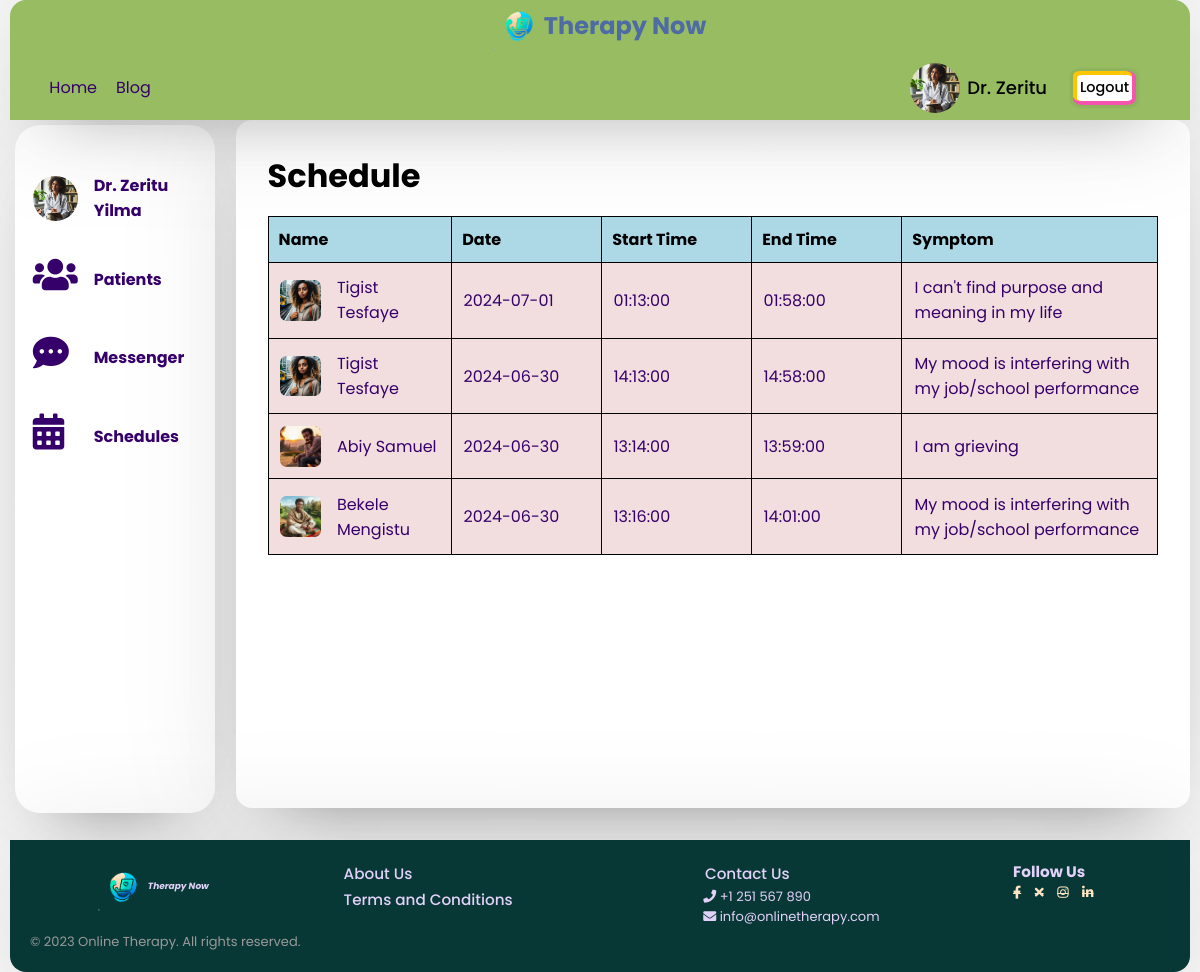
The app's page /profile.php?link=schedule (signed in) with its own data.
### tables this page shows
CREATE TABLE `therapist` (
  `unique_id` int(11) NOT NULL,
  `fname` text NOT NULL,
  `lname` text NOT NULL,
  `email` text NOT NULL,
  `password` text NOT NULL,
  `specialization` text DEFAULT NULL,
  `img` text DEFAULT NULL,
  `phone` text DEFAULT NULL,
  `status` text DEFAULT NULL,
  `r_date` date DEFAULT curdate(),
  `r_time` time DEFAULT curtime(),
  `gender` varchar(30) NOT NULL,
  `birthDate` int(11) NOT NULL
);

CREATE TABLE `appointment` (
  `id` int(11) NOT NULL,
  `user_id` int(11) DEFAULT NULL,
  `therapist_id` int(11) DEFAULT NULL,
  `date` date NOT NULL,
  `start_time` time NOT NULL,
  `end_time` time NOT NULL,
  `r_date` date DEFAULT curdate(),
  `r_time` time DEFAULT curtime(),
  `symptom` varchar(500) NOT NULL
);

CREATE TABLE `users` (
  `user_id` int(11) NOT NULL,
  `unique_id` int(255) NOT NULL,
  `fname` varchar(255) NOT NULL,
  `lname` varchar(255) NOT NULL,
  `email` varchar(255) NOT NULL,
  `password` varchar(255) NOT NULL,
  `img` varchar(255) NOT NULL,
  `status` varchar(255) NOT NULL,
  `gender` varchar(10) DEFAULT NULL,
  `birthdate` date DEFAULT NULL,
  `relationship` varchar(100) DEFAULT NULL,
  `r_date` date DEFAULT curdate(),
  `r_time` time DEFAULT curtime()
);

### profile/schedule.php (the view, shortened to what this page needs)
<?php
$id = $_SESSION['unique_id'];
$output = "";
$sqlD = "SELECT * FROM therapist LEFT JOIN appointment ON therapist.unique_id = appointment.therapist_id WHERE appointment.therapist_id = $id ORDER BY appointment.date DESC";
$queryD = mysqli_query($conn, $sqlD);
while ($row = mysqli_fetch_assoc($queryD)) {
    $user_id = $row['user_id'];
    $sql2 = "SELECT * FROM users  WHERE users.unique_id = $user_id";
    $query2 = mysqli_query($conn, $sql2);
    if (mysqli_num_rows($query2) > 0) {
        while ($row2 = mysqli_fetch_assoc($query2)) {
            $fname =  $row2['fname'];
            $lname =  $row2['lname'];
            $img =  $row2['img'];
            $u_id =  $row2['unique_id'];
        }
    } else {
        $fname = $img = $lname = "";
    }
    $appointmentTime = strtotime($row['date'] . ' ' . $row['start_time']);
    $currentTime = time();
    if ($appointmentTime < $currentTime) {
        $status = 'past';
    } elseif ($appointmentTime > $currentTime) {
        $status = 'future';
    } else {
        $status = 'present';
    }
    $datetime_string = $row['r_date']. " " .$row['r_time'];
    $status .=  (abs(time() - strtotime($datetime_string)) <= 60) ? " opacity-50" : " opacity-100";
    $output .= '<tr class="' . $status . '">
                    <td class="name">
                        <a href="profile.php?user_id=' . $u_id . '&link=chat&b=b">
                            <img src="php/images/' . $img . '?>" alt="">' . $fname . ' ' . $lname . '
                        </a>
                    </td>
                    <td>
                        <a href="profile.php?user_id=' . $u_id . '&link=chat&b=b">
                            '.$row['date'].'
                        </a>
                    </td>
                    <td>
                        <a href="profile.php?user_id=' . $u_id . '&link=chat&b=b">
                            '.$row['start_time'].'
                        </a>
                    </td>
                    <td>
                        <a href="profile.php?user_id=' . $u_id . '&link=chat&b=b">
                            '.$row['end_time'].'
                        </a>
                    </td>
                    <td>
                        <a href="profile.php?user_id=' . $u_id . '&link=chat&b=b">
                            '.$row['symptom'].'
                        </a>
                    </td>
                </tr>';
}
echo '<div class="schedule right table-container">
<h1>Schedule</h1>
<div>
        <table>
            <tr>
                <th>Name</th>
                <th>Date</th>
                <th>Start Time</th>
                <th>End Time</th>
                <th>Symptom</th>
            </tr>';
if ($output !== "") {
    echo $output;
} else {
    echo '<tr><td colspan="5">there is no scheduled</td></tr>';
}
echo '</table></div></div>';
?>

### header.php (shortened to what this page needs)
<div id="header-container">
    <div class="logo">
        <a href="index.php">
            <img src="img/logo.png" alt="">
            <h1>Therapy Now</h1>
        </a>
    </div>
    <header>
        <div class="navigation-menu">
            <div class="navigation-links">
                <a href="index.php">Home</a>
                <a href="blog.php">Blog</a>
            </div>
        </div>
        <?php require_once "php/config.php";
        if (!isset($_SESSION['unique_id'])) { ?>
            <div class="user-buttons c d">
                <a href="signup.php">Sign up</a>
                <a href="login.php">Log in</a>
            </div>
        <?php } else {
            $sql = mysqli_query($conn, "SELECT * FROM users WHERE unique_id = {$_SESSION['unique_id']}");
            if (mysqli_num_rows($sql) > 0) {
                $row = mysqli_fetch_assoc($sql);
            } else {
                $sql = mysqli_query($conn, "SELECT * FROM therapist WHERE unique_id = {$_SESSION['unique_id']}");
                $row = mysqli_fetch_assoc($sql);
            } ?>
            <div class="user-buttons user-profile c">
                <a href="profile.php" class="pro_link">
                    <img src="php/images/<?php echo $row['img']; ?>" alt="">
                    <span><?php echo $row['fname'] ?></span>
                </a>
                <a href="php/logout.php?logout_id=<?php echo $row['unique_id']; ?>" class="logout">Logout</a>
            </div>
        <?php } ?>
    </header>
</div>

### profile/sidebar.php (shortened to what this page needs)
<div class="left">
    <?php
    $sql = mysqli_query($conn, "SELECT * FROM therapist WHERE unique_id ={$_SESSION['unique_id']} ");
    if (mysqli_num_rows($sql) > 0) {
    ?>
    <a href="profile.php?link=profile">
        <img src="php/images/<?php echo $row['img']; ?>" alt="">
        <p><?= $row['fname'] . " " . $row['lname'] ?></p>
    </a>
    <a href="profile.php?link=patient">
        <span><i class="fas fa-solid fa-users"></i></span>
        <p>Patients</p>
    </a>
    <?php
    }
    ?>
    <a href="profile.php?link=message">
        <span><i class="fas fa-solid fa-comment-dots"></i></span>
        <p>Messenger</p>
    </a>
    <a href="profile.php?link=schedule">
        <span><i class="fas fa-solid fa-calendar-alt"></i></span>
        <p>Schedules</p>
    </a>
</div>

### records on screen
therapist: img (picture), fname "Dr. Zeritu", lname "Yilma"
appointment: user.img (picture), user.fname "Tigist", user.lname "Tesfaye", date "2024-07-01", start_time "01:13:00", end_time "01:58:00", symptom "I can't find purpose and meaning in my life"
appointment: user.img (picture), user.fname "Tigist", user.lname "Tesfaye", date "2024-06-30", start_time "14:13:00", end_time "14:58:00", symptom "My mood is interfering with my job/school performance"
appointment: user.img (picture), user.fname "Abiy", user.lname "Samuel", date "2024-06-30", start_time "13:14:00", end_time "13:59:00", symptom "I am grieving"
appointment: user.img (picture), user.fname "Bekele", user.lname "Mengistu", date "2024-06-30", start_time "13:16:00", end_time "14:01:00", symptom "My mood is interfering with my job/school performance"
